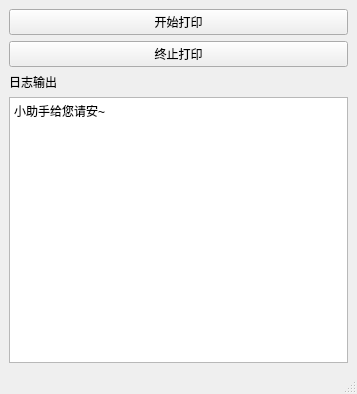
<?xml version="1.0" encoding="UTF-8"?>
<ui version="4.0">
 <class>MainWindow</class>
 <widget class="QMainWindow" name="MainWindow">
  <property name="geometry">
   <rect>
    <x>0</x>
    <y>0</y>
    <width>357</width>
    <height>394</height>
   </rect>
  </property>
  <property name="windowTitle">
   <string>协会报告小助手</string>
  </property>
  <widget class="QWidget" name="centralwidget">
   <layout class="QVBoxLayout" name="verticalLayout_2">
    <property name="spacing">
     <number>6</number>
    </property>
    <property name="leftMargin">
     <number>9</number>
    </property>
    <property name="topMargin">
     <number>9</number>
    </property>
    <property name="rightMargin">
     <number>9</number>
    </property>
    <property name="bottomMargin">
     <number>9</number>
    </property>
    <item>
     <layout class="QVBoxLayout" name="verticalLayout">
      <item>
       <widget class="QPushButton" name="pushButton_1">
        <property name="text">
         <string>开始打印</string>
        </property>
       </widget>
      </item>
      <item>
       <widget class="QPushButton" name="pushButton_2">
        <property name="text">
         <string>终止打印</string>
        </property>
       </widget>
      </item>
      <item>
       <widget class="QLabel" name="label">
        <property name="text">
         <string>日志输出</string>
        </property>
       </widget>
      </item>
      <item>
       <widget class="QTextBrowser" name="textBrowser">
        <property name="readOnly">
         <bool>false</bool>
        </property>
        <property name="markdown">
         <string>小助手给您请安~

</string>
        </property>
        <property name="html">
         <string>&lt;!DOCTYPE HTML PUBLIC &quot;-//W3C//DTD HTML 4.0//EN&quot; &quot;http://www.w3.org/TR/REC-html40/strict.dtd&quot;&gt;
&lt;html&gt;&lt;head&gt;&lt;meta name=&quot;qrichtext&quot; content=&quot;1&quot; /&gt;&lt;style type=&quot;text/css&quot;&gt;
p, li { white-space: pre-wrap; }
&lt;/style&gt;&lt;/head&gt;&lt;body style=&quot; font-family:'SimSun'; font-size:9pt; font-weight:400; font-style:normal;&quot;&gt;
&lt;p style=&quot; margin-top:6px; margin-bottom:6px; margin-left:0px; margin-right:0px; -qt-block-indent:0; text-indent:0px;&quot;&gt;小助手给您请安~&lt;/p&gt;&lt;/body&gt;&lt;/html&gt;</string>
        </property>
        <property name="overwriteMode">
         <bool>false</bool>
        </property>
       </widget>
      </item>
     </layout>
    </item>
   </layout>
  </widget>
  <widget class="QMenuBar" name="menubar">
   <property name="geometry">
    <rect>
     <x>0</x>
     <y>0</y>
     <width>357</width>
     <height>23</height>
    </rect>
   </property>
  </widget>
  <widget class="QStatusBar" name="statusbar"/>
 </widget>
 <tabstops>
  <tabstop>pushButton_1</tabstop>
  <tabstop>pushButton_2</tabstop>
  <tabstop>textBrowser</tabstop>
 </tabstops>
 <resources/>
 <connections/>
</ui>
